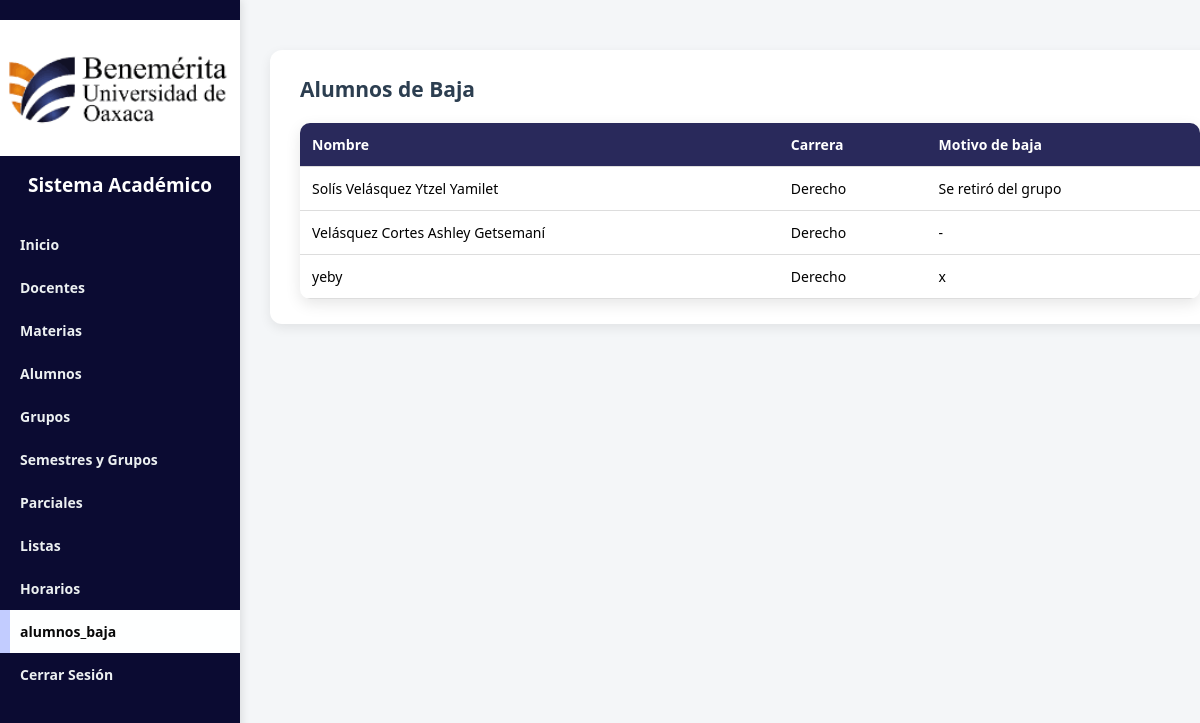
The page /views/alumnos_baja.php (signed in) on the database as committed earlier.
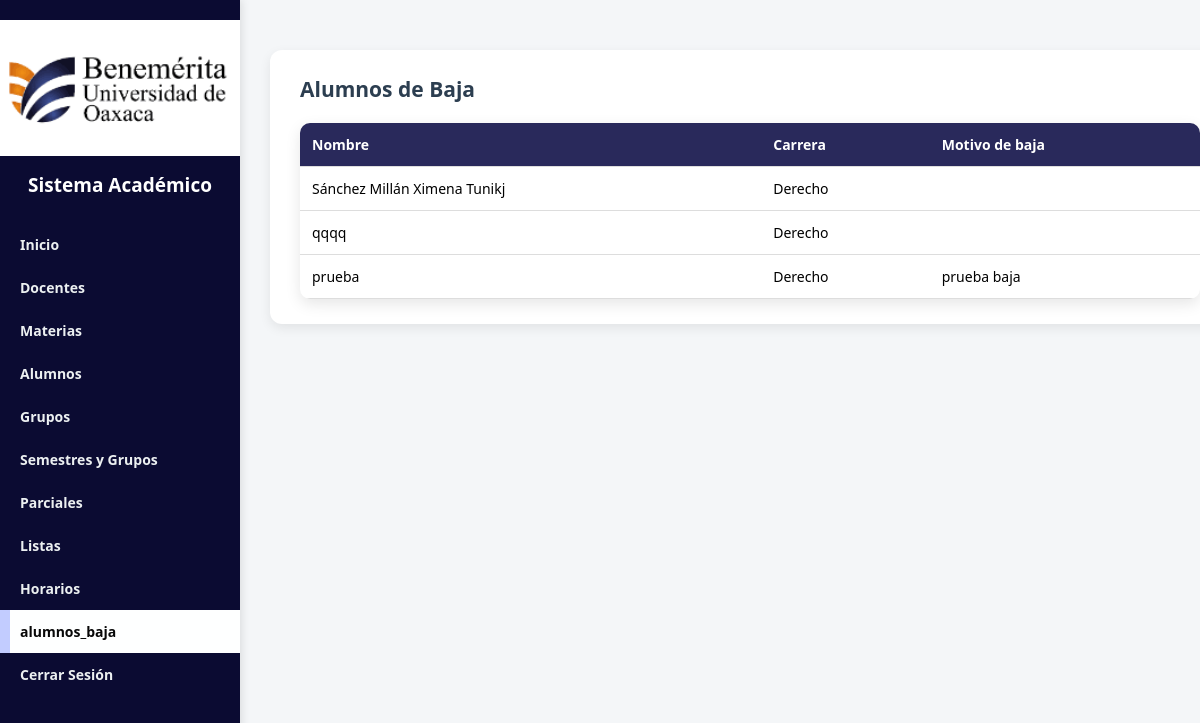
The same page on the database as committed later.
### tables this page shows
CREATE TABLE `alumnos` (
  `id_alumno` int(11) NOT NULL AUTO_INCREMENT,
  `nombre` varchar(150) NOT NULL,
  `id_grupo` int(11) DEFAULT NULL,
  `id_carrera` int(11) NOT NULL,
  `status` enum('activo','baja') NOT NULL DEFAULT 'activo',
  `motivo_baja` varchar(255) DEFAULT NULL,
  PRIMARY KEY (`id_alumno`),
  KEY `id_grupo` (`id_grupo`),
  KEY `fk_alumno_carrera` (`id_carrera`)
);

CREATE TABLE `carreras` (
  `id_carrera` int(11) NOT NULL AUTO_INCREMENT,
  `nombre` varchar(150) NOT NULL,
  `clave` varchar(20) DEFAULT NULL,
  PRIMARY KEY (`id_carrera`)
);

### models/AlumnosModel.php (called while the page is built, shortened)
<?php
class AlumnosModel {
    private $conn;
    public function __construct($conexion){
        $this->conn = $conexion;
    }
public function getAlumnosBaja($id_carrera = null){
    $sql = "SELECT
                a.id_alumno,
                a.nombre,
                a.motivo_baja,
                c.nombre AS carrera
            FROM alumnos a
            JOIN carreras c ON a.id_carrera = c.id_carrera
            WHERE a.status = 'baja'";
    if ($id_carrera) {
        $sql .= " AND a.id_carrera = ?";
        $stmt = $this->conn->prepare($sql);
        $stmt->bind_param("i", $id_carrera);
        $stmt->execute();
        $result = $stmt->get_result();
    } else {
        $result = $this->conn->query($sql);
    }
    return $result->fetch_all(MYSQLI_ASSOC);
}
}
?>

### views/alumnos_baja.php (the view, shortened to what this page needs)
<?php
require_once "../config/conexion.php";
require_once "../models/AlumnosModel.php";
$rol = $_SESSION['rol'];
$id_carrera = ($rol === 'coordinador') ? $_SESSION['id_carrera'] : null;
$alumnosModel = new AlumnosModel($conn);
$alumnosBaja = $alumnosModel->getAlumnosBaja($id_carrera);
?>
<div class="container-form">
    <h2>Alumnos de Baja</h2>
    <table class="tabla-docentes">
        <thead>
            <tr>
                <th>Nombre</th>
                <th>Carrera</th>
                <th>Motivo de baja</th>
            </tr>
        </thead>
        <tbody>
            <?php if (!empty($alumnosBaja)): ?>
                <?php foreach ($alumnosBaja as $a): ?>
                    <tr>
                        <td><?= htmlspecialchars($a['nombre']) ?></td>
                        <td><?= htmlspecialchars($a['carrera']) ?></td>
                        <td><?= htmlspecialchars($a['motivo_baja'] ?? '-') ?></td>
                    </tr>
                <?php endforeach; ?>
            <?php else: ?>
                <tr>
                    <td colspan="3">No hay alumnos de baja.</td>
                </tr>
            <?php endif; ?>
        </tbody>
    </table>
</div>
<?php
include "dashboard.php";
?>

Rows that differ between the two databases and show on the page:
no longer on this page (row edited): alumnos: nombre "Solís Velásquez Ytzel Yamilet", id_carrera.nombre "Derecho", motivo_baja "Se retiró del grupo"
removed alumnos: nombre "Velásquez Cortes Ashley Getsemaní", id_carrera.nombre "Derecho", motivo_baja "-"
now on this page (row edited): alumnos: nombre "Sánchez Millán Ximena Tunikj", id_carrera.nombre "Derecho"
changed alumnos: nombre "yeby" → "qqqq"; motivo_baja "x" → (not shown)
added alumnos: nombre "prueba", id_carrera.nombre "Derecho", motivo_baja "prueba baja"
